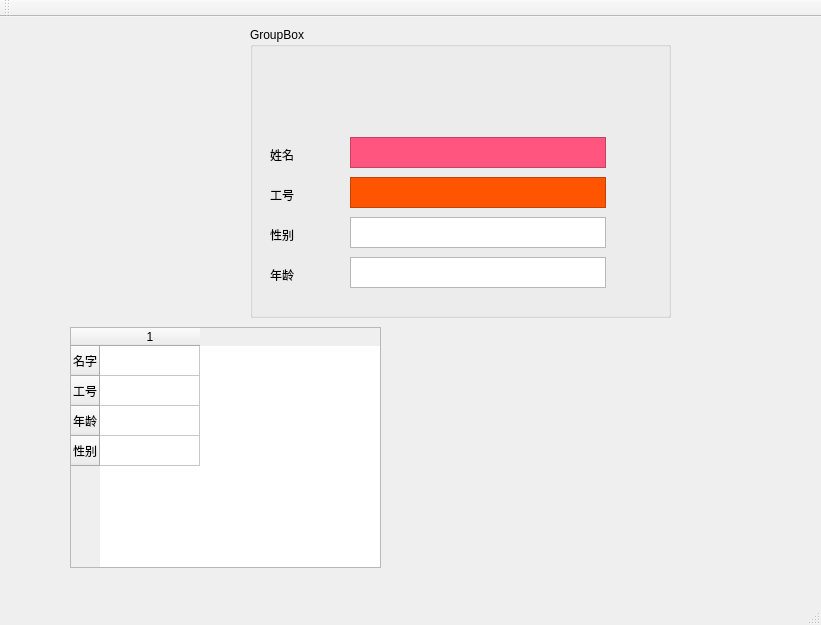
<?xml version="1.0" encoding="UTF-8"?>
<ui version="4.0">
 <class>teacher</class>
 <widget class="QMainWindow" name="teacher">
  <property name="geometry">
   <rect>
    <x>0</x>
    <y>0</y>
    <width>821</width>
    <height>625</height>
   </rect>
  </property>
  <property name="windowTitle">
   <string>teacher</string>
  </property>
  <widget class="QWidget" name="centralWidget">
   <widget class="QTableWidget" name="tableWidget">
    <property name="geometry">
     <rect>
      <x>70</x>
      <y>310</y>
      <width>311</width>
      <height>241</height>
     </rect>
    </property>
    <property name="sortingEnabled">
     <bool>true</bool>
    </property>
    <property name="rowCount">
     <number>4</number>
    </property>
    <property name="columnCount">
     <number>1</number>
    </property>
    <row>
     <property name="text">
      <string>名字</string>
     </property>
    </row>
    <row>
     <property name="text">
      <string>工号</string>
     </property>
    </row>
    <row>
     <property name="text">
      <string>年龄</string>
     </property>
    </row>
    <row>
     <property name="text">
      <string>性别</string>
     </property>
    </row>
    <column/>
    <item row="0" column="0">
     <property name="text">
      <string/>
     </property>
    </item>
   </widget>
   <widget class="QGroupBox" name="groupBox">
    <property name="geometry">
     <rect>
      <x>250</x>
      <y>10</y>
      <width>421</width>
      <height>291</height>
     </rect>
    </property>
    <property name="title">
     <string>GroupBox</string>
    </property>
    <widget class="QTextBrowser" name="age_textBrowser_4">
     <property name="geometry">
      <rect>
       <x>100</x>
       <y>230</y>
       <width>256</width>
       <height>31</height>
      </rect>
     </property>
    </widget>
    <widget class="QLabel" name="name_label">
     <property name="geometry">
      <rect>
       <x>20</x>
       <y>120</y>
       <width>72</width>
       <height>15</height>
      </rect>
     </property>
     <property name="text">
      <string>姓名</string>
     </property>
    </widget>
    <widget class="QTextBrowser" name="name_textBrowser">
     <property name="geometry">
      <rect>
       <x>100</x>
       <y>110</y>
       <width>256</width>
       <height>31</height>
      </rect>
     </property>
     <property name="styleSheet">
      <string notr="true">background:rgb(255, 85, 127)</string>
     </property>
    </widget>
    <widget class="QTextBrowser" name="num_textBrowser_2">
     <property name="geometry">
      <rect>
       <x>100</x>
       <y>150</y>
       <width>256</width>
       <height>31</height>
      </rect>
     </property>
     <property name="styleSheet">
      <string notr="true">background-color: rgb(255, 85, 0);</string>
     </property>
    </widget>
    <widget class="QTextBrowser" name="sex_textBrowser_3">
     <property name="geometry">
      <rect>
       <x>100</x>
       <y>190</y>
       <width>256</width>
       <height>31</height>
      </rect>
     </property>
    </widget>
    <widget class="QLabel" name="age_label">
     <property name="geometry">
      <rect>
       <x>20</x>
       <y>240</y>
       <width>72</width>
       <height>15</height>
      </rect>
     </property>
     <property name="text">
      <string>年龄</string>
     </property>
    </widget>
    <widget class="QLabel" name="sex_label">
     <property name="geometry">
      <rect>
       <x>20</x>
       <y>200</y>
       <width>72</width>
       <height>15</height>
      </rect>
     </property>
     <property name="text">
      <string>性别</string>
     </property>
    </widget>
    <widget class="QLabel" name="num_label">
     <property name="geometry">
      <rect>
       <x>20</x>
       <y>160</y>
       <width>72</width>
       <height>15</height>
      </rect>
     </property>
     <property name="text">
      <string>工号</string>
     </property>
    </widget>
   </widget>
  </widget>
  <widget class="QMenuBar" name="menuBar">
   <property name="geometry">
    <rect>
     <x>0</x>
     <y>0</y>
     <width>821</width>
     <height>26</height>
    </rect>
   </property>
  </widget>
  <widget class="QToolBar" name="mainToolBar">
   <attribute name="toolBarArea">
    <enum>TopToolBarArea</enum>
   </attribute>
   <attribute name="toolBarBreak">
    <bool>false</bool>
   </attribute>
  </widget>
  <widget class="QStatusBar" name="statusBar"/>
 </widget>
 <layoutdefault spacing="6" margin="11"/>
 <resources/>
 <connections/>
</ui>
